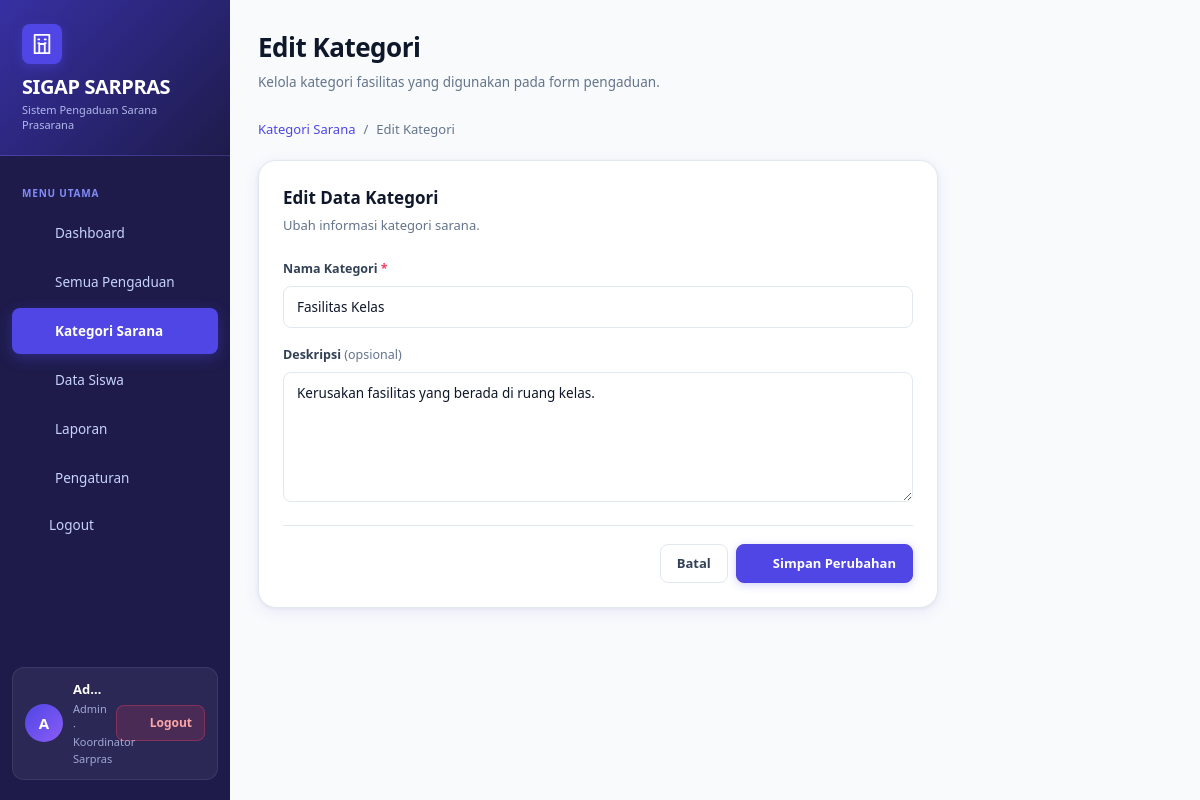
Screenshot of /views/kategori_form.php?id=1 (signed in) with the database file from the repository.
### tables this page shows
CREATE TABLE `kategori` (
  `id_kategori` int(11) NOT NULL,
  `nama_kategori` varchar(100) NOT NULL,
  `deskripsi` varchar(255) DEFAULT '',
  `aktif` tinyint(1) NOT NULL DEFAULT 1
);

### models/Kategori.php (called while the page is built, shortened)
<?php
class Kategori {
    private $conn;
    public function __construct($conn) {
        $this->conn = $conn;
    }
    public function getById($id) {
        $id = (int)$id;
        $q = mysqli_query($this->conn, "SELECT * FROM kategori WHERE id_kategori=$id");
        return mysqli_fetch_assoc($q);
    }
}
?>

### views/kategori_form.php (the view, shortened to what this page needs)
<?php
include '../config/koneksi.php';
include '../config/icons.php';
include '../config/layout.php';
include '../models/Kategori.php';
$m     = new Kategori($conn);
$edit  = isset($_GET['id']);
$old   = $edit ? $m->getById($_GET['id']) : null;
?>
<!doctype html>
<html lang="id">
<head>
    <link rel="stylesheet" href="../assets/style.css?v=2">
</head>
<body>
<div class="app">
    <?= sidebar('categories') ?>
    <main class="main">
        <div class="top">
            <div>
                <h2><?= $edit ? 'Edit Kategori' : 'Tambah Kategori' ?></h2>
                <p>Kelola kategori fasilitas yang digunakan pada form pengaduan.</p>
            </div>
        </div>
        <div class="breadcrumb">
            <a href="kategori.php">Kategori Sarana</a>
            <span><?= $edit ? 'Edit Kategori' : 'Tambah Kategori' ?></span>
        </div>
        <div class="panel content-narrow">
            <h3 style="margin:0 0 6px;"><?= $edit ? 'Edit Data Kategori' : 'Kategori Baru' ?></h3>
            <p style="margin:0 0 24px;font-size:13px;color:var(--muted);">
                <?= $edit ? 'Ubah informasi kategori sarana.' : 'Isi nama dan deskripsi untuk kategori fasilitas baru.' ?>
            </p>
            <form method="post">
                <div class="field">
                    <label>Nama Kategori <span class="required">*</span></label>
                    <input name="nama_kategori"
                           value="<?= htmlspecialchars($old['nama_kategori'] ?? '') ?>"
                           placeholder="Contoh: Komputer & Elektronik, Meja Kursi, Toilet"
                           required>
                </div>
                <div class="field">
                    <label>Deskripsi <span style="color:var(--muted);font-weight:400;">(opsional)</span></label>
                    <textarea name="deskripsi" placeholder="Jelaskan jenis sarana dalam kategori ini..."><?= htmlspecialchars($old['deskripsi'] ?? '') ?></textarea>
                </div>
                <div class="form-actions">
                    <a class="btn" href="kategori.php">Batal</a>
                    <button class="btn primary" name="simpan">
                        <span style="display:flex;align-items:center;gap:6px;">
                            <?= icon('save', '14') ?> <?= $edit ? 'Simpan Perubahan' : 'Tambah Kategori' ?>
                        </span>
                    </button>
                </div>
            </form>
        </div>
    </main>
</div>
</body>
</html>

### assets/style.css (style rules this page uses)
:root { --primary: #4f46e5; --primary-dark: #3730a3; --primary-light: #818cf8; --primary-bg: #eef2ff; --green: #10b981; --green-dark: #059669; --green-soft: #d1fae5; --amber: #f59e0b; --amber-dark: #d97706; --amber-soft: #fef3c7; --danger: #f43f5e; --danger-dark: #e11d48; --danger-soft: #ffe4e6; --purple: #8b5cf6; --purple-dark: #7c3aed; --purple-soft: #ede9fe; --cyan: #06b6d4; --cyan-soft: #cffafe; --bg: #f8fafc; --bg-2: #f1f5f9; --white: #ffffff; --text: #0f172a; --text-2: #334155; --muted: #64748b; --muted-light: #94a3b8; --line: #e2e8f0; --line-dark: #cbd5e1; --sidebar-bg: #1e1b4b; --sidebar-2: #2d2a5e; --sidebar-text: #c7d2fe; --sidebar-muted: #818cf8; --shadow-sm: 0 1px 3px rgba(0,0,0,.08), 0 1px 2px rgba(0,0,0,.04); --shadow: 0 4px 16px rgba(79,70,229,.08), 0 1px 4px rgba(0,0,0,.06); --shadow-md: 0 8px 28px rgba(79,70,229,.10), 0 2px 8px rgba(0,0,0,.06); --shadow-lg: 0 20px 60px rgba(79,70,229,.12), 0 4px 16px rgba(0,0,0,.08); --r-sm: 8px; --r: 12px; --r-lg: 18px; --r-xl: 24px; }
*, *::before, *::after { box-sizing: border-box; }
html { scroll-behavior: smooth; }
html, body { margin: 0; min-height: 100%; font-family: 'Segoe UI', system-ui, -apple-system, Arial, sans-serif; color: var(--text); background: var(--bg); font-size: 14px; line-height: 1.5; }
body { -webkit-font-smoothing: antialiased; }
a { text-decoration: none; color: inherit; }
button, input, textarea, select { font: inherit; }
button { cursor: pointer; }
.app { min-height: 100vh; display: flex; }
.main { flex: 1; min-width: 0; padding: 32px 40px 52px; }
.top { display: flex; justify-content: space-between; align-items: flex-start; gap: 20px; margin-bottom: 28px; }
.top > div:first-child h2 { margin: 0; font-size: 26px; font-weight: 800; letter-spacing: -.5px; color: var(--text); }
.top > div:first-child p { margin: 5px 0 0; color: var(--muted); font-size: 13.5px; }
.panel { background: var(--white); border: 1px solid var(--line); border-radius: var(--r-lg); padding: 24px; box-shadow: var(--shadow); }
.panel h3 { margin: 0 0 6px; font-size: 17px; font-weight: 700; color: var(--text); }
.panel > p { color: var(--muted); font-size: 13px; margin: 0 0 20px; }
.btn { display: inline-flex; align-items: center; justify-content: center; gap: 7px; padding: 9px 16px; border-radius: var(--r-sm); font-size: 13px; font-weight: 600; cursor: pointer; transition: all .18s ease; border: 1px solid var(--line); background: var(--white); color: var(--text-2); white-space: nowrap; }
.btn.primary { background: var(--primary); color: #fff; border-color: var(--primary); box-shadow: 0 2px 8px rgba(79,70,229,.25); }
.field { margin-bottom: 18px; }
.field label { display: block; font-size: 12.5px; font-weight: 600; color: var(--text-2); margin-bottom: 7px; }
.field input, .field select, .field textarea { width: 100%; border: 1px solid var(--line); border-radius: var(--r-sm); padding: 10px 13px; background: var(--white); color: var(--text); font-size: 13.5px; outline: none; transition: border-color .18s, box-shadow .18s; -webkit-appearance: none; }
.field textarea { min-height: 130px; resize: vertical; line-height: 1.6; }
.form-actions { display: flex; gap: 8px; justify-content: flex-end; flex-wrap: wrap; margin-top: 10px; padding-top: 18px; border-top: 1px solid var(--line); }
.content-narrow { max-width: 680px; }
.required { color: var(--danger); }
.breadcrumb { display: flex; align-items: center; gap: 8px; font-size: 13px; color: var(--muted); margin-bottom: 20px; }
.breadcrumb a { color: var(--primary); }
.breadcrumb span::before { content: "/"; margin-right: 8px; }
@media (max-width: 1200px) { .main { padding: 28px 28px 44px; } }

### rows the page displays
kategori: nama_kategori "Fasilitas Kelas", deskripsi "Kerusakan fasilitas yang berada di ruang kelas."

### other values shown
$item['label'] "Dashboard"
$item['label'] "Semua Pengaduan"
$item['label'] "Kategori Sarana"
$item['label'] "Data Siswa"
$item['label'] "Laporan"
$item['label'] "Pengaturan"
$initial "A"
$nama "Ad…"
$sub "Admin · Koordinator Sarpras"
